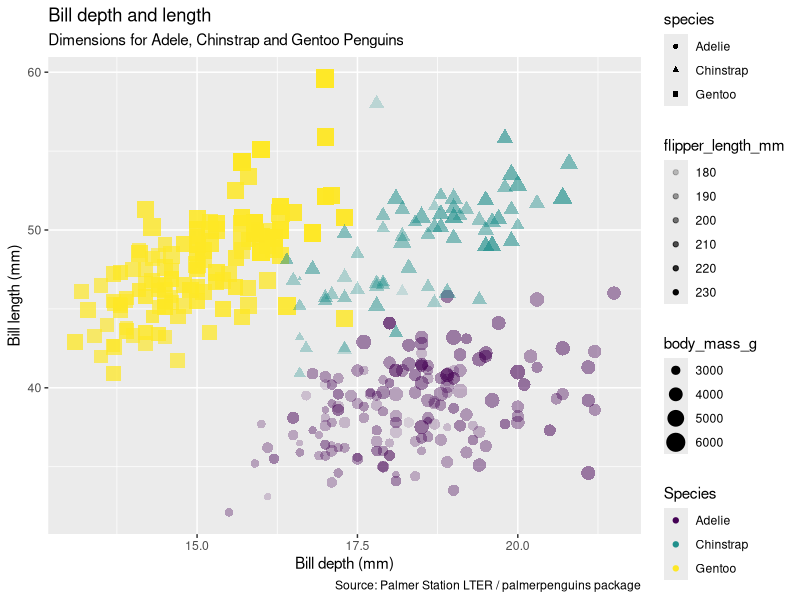

Here is the R script that generated this plot:

####Libraries
library(palmerpenguins)
library(tidyverse)

####Plot
ggplot(data = penguins,
       mapping = aes(x = bill_depth_mm,
                     y = bill_length_mm,
                     color = species,
                     shape = species,
                     size = body_mass_g,
                     alpha = flipper_length_mm
                     )) +
  geom_point()+
  labs(title = "Bill depth and length",
       subtitle = "Dimensions for Adele, Chinstrap and Gentoo Penguins",
       x = "Bill depth (mm)", y = "Bill length (mm)",
       color = "Species",
       caption = "Source: Palmer Station LTER / palmerpenguins package")+
scale_color_viridis_d()



